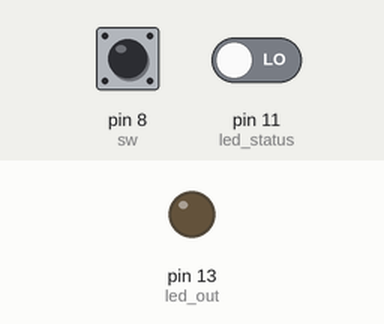
Recording of a sketch running on a simulated Arduino Uno, built with avr-gcc and run on an emulated ATmega328P. Parts: output pins drawn as LEDs (lit = HIGH). Inputs (shaded band) come from the test bench; at power-on: pin 8 (sw) LOW, pin 11 (led_status) LOW.

Above: at 1.2 s.
1.3 s: pin 8 (sw) pulled HIGH for 0.15 s
At 1.7 s:
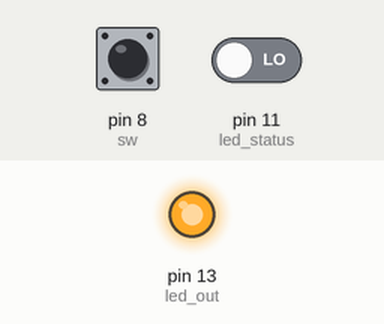
Timing chart, 0 to 4.3 s (numbered marks = the images above; inputs shaded):
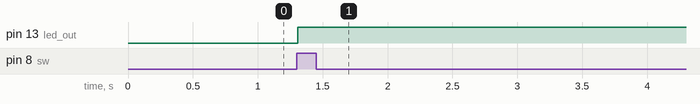

The sketch:

sw.ino
```cpp
const int sw=8, led_out=13, led_status=11;
boolean c,p=0, ledS;


void setup()
{
  pinMode(sw,INPUT);
  pinMode(led_out, OUTPUT);
  pinMode(led_status, INPUT);

}

void loop()
{
  c=debRead();
  if(p==0 && c==1)
    {
     ledS=digitalRead(led_status);
     ledS = !ledS;
     digitalWrite(led_out, ledS);

    }
  p=c;

}

boolean debRead()
{
  boolean a,b;
  while(1)
  {
    a=digitalRead(sw);
    delay(5);
    b=digitalRead(sw);
    if(a==b)
      return a;
  }
}
```

Measured:
- after the input at 1.3 s, pin 13 (led_out): LOW → HIGH at once
